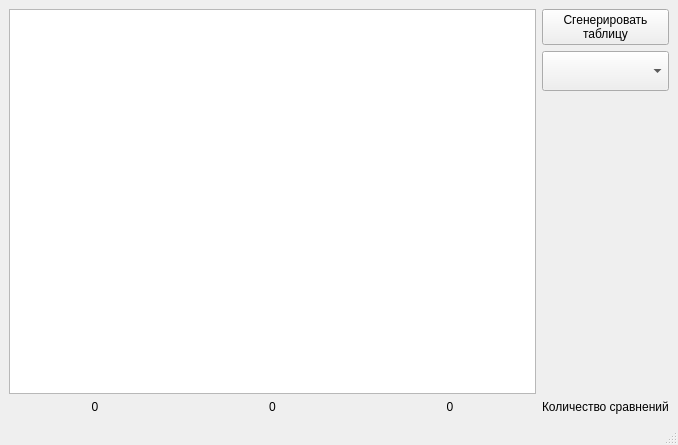
<?xml version="1.0" encoding="UTF-8"?>
<ui version="4.0">
 <class>MainWindow</class>
 <widget class="QMainWindow" name="MainWindow">
  <property name="geometry">
   <rect>
    <x>0</x>
    <y>0</y>
    <width>678</width>
    <height>445</height>
   </rect>
  </property>
  <property name="windowTitle">
   <string>MainWindow</string>
  </property>
  <widget class="QWidget" name="centralwidget">
   <layout class="QHBoxLayout" name="horizontalLayout_2">
    <item>
     <layout class="QHBoxLayout" name="horizontalLayout">
      <item>
       <layout class="QVBoxLayout" name="verticalLayout_2">
        <item>
         <widget class="QTableWidget" name="tableWidget"/>
        </item>
        <item>
         <layout class="QHBoxLayout" name="horizontalLayout_3">
          <item>
           <widget class="QLabel" name="numOfComparisons1">
            <property name="text">
             <string>0</string>
            </property>
            <property name="alignment">
             <set>Qt::AlignCenter</set>
            </property>
           </widget>
          </item>
          <item>
           <widget class="QLabel" name="numOfComparisons2">
            <property name="text">
             <string>0</string>
            </property>
            <property name="alignment">
             <set>Qt::AlignCenter</set>
            </property>
           </widget>
          </item>
          <item>
           <widget class="QLabel" name="numOfComparisons3">
            <property name="text">
             <string>0</string>
            </property>
            <property name="alignment">
             <set>Qt::AlignCenter</set>
            </property>
           </widget>
          </item>
         </layout>
        </item>
       </layout>
      </item>
      <item>
       <layout class="QVBoxLayout" name="verticalLayout">
        <item>
         <widget class="QPushButton" name="generateTable">
          <property name="cursor">
           <cursorShape>PointingHandCursor</cursorShape>
          </property>
          <property name="text">
           <string>Сгенерировать
таблицу</string>
          </property>
         </widget>
        </item>
        <item>
         <widget class="QComboBox" name="selectSort">
          <property name="sizePolicy">
           <sizepolicy hsizetype="Preferred" vsizetype="Fixed">
            <horstretch>0</horstretch>
            <verstretch>0</verstretch>
           </sizepolicy>
          </property>
          <property name="minimumSize">
           <size>
            <width>0</width>
            <height>40</height>
           </size>
          </property>
          <property name="cursor">
           <cursorShape>PointingHandCursor</cursorShape>
          </property>
          <property name="editable">
           <bool>false</bool>
          </property>
          <property name="currentText">
           <string/>
          </property>
          <property name="currentIndex">
           <number>-1</number>
          </property>
          <property name="insertPolicy">
           <enum>QComboBox::NoInsert</enum>
          </property>
          <property name="duplicatesEnabled">
           <bool>false</bool>
          </property>
          <property name="frame">
           <bool>true</bool>
          </property>
         </widget>
        </item>
        <item>
         <spacer name="verticalSpacer">
          <property name="orientation">
           <enum>Qt::Vertical</enum>
          </property>
          <property name="sizeHint" stdset="0">
           <size>
            <width>20</width>
            <height>40</height>
           </size>
          </property>
         </spacer>
        </item>
        <item>
         <widget class="QLabel" name="numOfComparisons">
          <property name="text">
           <string>Количество сравнений</string>
          </property>
         </widget>
        </item>
       </layout>
      </item>
     </layout>
    </item>
   </layout>
  </widget>
  <widget class="QMenuBar" name="menubar">
   <property name="geometry">
    <rect>
     <x>0</x>
     <y>0</y>
     <width>678</width>
     <height>25</height>
    </rect>
   </property>
  </widget>
  <widget class="QStatusBar" name="statusbar"/>
 </widget>
 <resources/>
 <connections/>
</ui>
